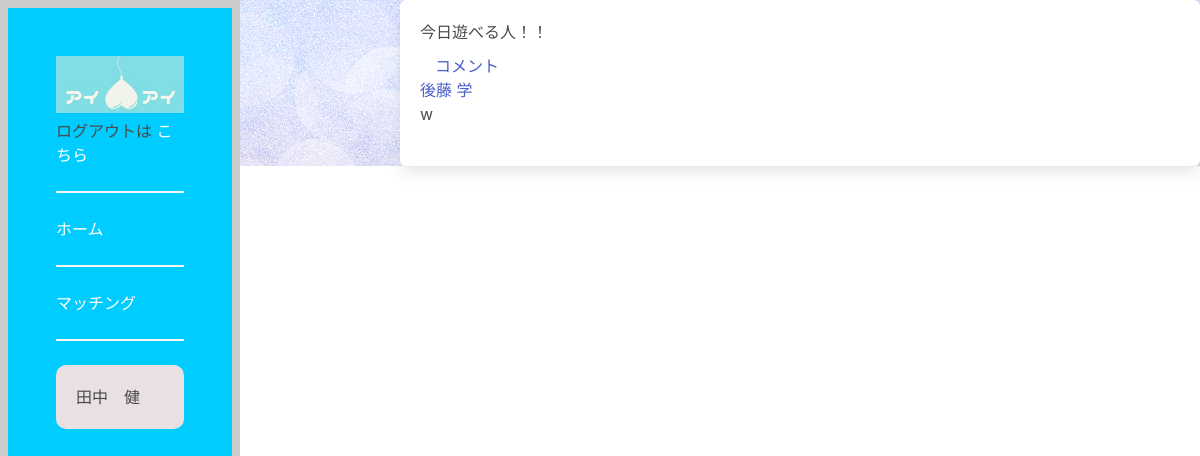
/UserView/23/comment/ (signed in), run on the app's committed database.
### dwitter/models.py (models this page shows, shortened)
class Account(models.Model):
    user = models.OneToOneField(User, on_delete=models.CASCADE)
    last_name = models.CharField(max_length=100)
    first_name = models.CharField(max_length=100)
    account_image = models.ImageField(upload_to="",blank=True)
    category = models.CharField(
        max_length=100,
        choices = CATEGORY,
    )
    area = models.CharField(max_length=100)
    age = models.CharField(max_length=100)
    hobby = models.CharField(max_length=100)

class Dweet(models.Model):
    user = models.ForeignKey(
        User, related_name="dweets", on_delete=models.DO_NOTHING
    )
    body = models.CharField(max_length=140)
    created = models.DateTimeField(auto_now_add=True)

class Comment(models.Model):
    user = models.ForeignKey('auth.User', on_delete=models.CASCADE)
    dweet = models.ForeignKey(
        Dweet, on_delete=models.CASCADE)
    body = models.CharField(max_length=140)
    created_at = models.DateTimeField(auto_now_add=True)

### dwitter/views.py (the view)
# urls.py: path('UserView/<int:pk>/comment/', views.CommentView.as_view(), name='comment'),
class CommentView(LoginRequiredMixin, DetailView):
    template_name = 'dwitter/comment.html'
    model = Dweet
    def get_context_data(self, **kwargs):
        context = super(CommentView, self).get_context_data(**kwargs)
        context.update({
            'comment': Comment.objects.all(),
            'account': Account.objects.all(),
        })
        return context

### dwitter/templates/dwitter/comment.html (shortened to what this page needs)
{% extends 'base.html' %}
{% block content %}
<section class="box">
    <p class="comment"> {{ dweet.body }}</p>
    <a href="{% url 'commentCreate' object.pk %}" class="btn btn-primary">コメント</a>
    <section class="
     comment">
        {% for comment in comment.all %}
<div class="">
 {% if dweet.id == comment.dweet.id %}
 <div class="comment">
    <a href="{% url 'profile' comment.user.id %}">
    <p>{{ comment.user.account.last_name}}
        {{ comment.user.account.first_name}}
    </p>
</a>
 <p>{{ comment.body }}</p>
</div>
{% endif %}
{% endfor %}
    </section>
</section>
{% endblock content %}

### dwitter/templates/base.html (shortened to what this page needs)
{% load static %}
<!DOCTYPE html>
<html lang="en">
<head>
     <link rel="stylesheet"
    href="https://cdn.jsdelivr.net/npm/bulma@0.9.3/css/bulma.min.css">
    <link rel="stylesheet" href="{% static 'css/dwitter.css' %}">
    <link rel="stylesheet" href="{% static 'css/dwitter-pages.css' %}">
</head>
<body>
    <section class=" is-success mb-4">
        <div class="hero-body">
            <img src={% static "css/main_image.jpg" %}>
            <p> ログアウトは
                <a href="{% url 'Logout' %}">こちら</a> <br>
                <hr>
                <a href="{% url 'dashboard' %}">ホーム</a> <br>
                <hr>
                <a href="{% url 'profile_list' %}">マッチング</a> <br>
                <hr>
            </p>
                <p class="login__user">{{user.account.last_name}}　{{user.account.first_name}}</p>
        </div>
        <div class="containera">
            <div class="">
                {% block content %}
                {% endblock content %}
            </div>
        </div>
</body>
</html>

### static/css/dwitter.css (style rules this page uses)
body { background-image: url(../css/BackGroundSample.jpg); }
.hero-body { height: 100%; width: 20%; background-color: #00CCFF; box-sizing: border-box; border: 8px solid rgb(203, 203, 203); position: fixed; }
.hero-body a { color: #fff; }
.containera { height: 100%; padding-left: 25em; }
.login__user { padding: 20px; border-radius: 10px; background-color: rgb(233, 225, 225); }

### static/css/dwitter-pages.css (style rules this page uses)
.comment { padding-bottom: 10px; }
.btn { padding: 15px; }

### data on the page
Dweet: body "今日遊べる人！！"
Comment: user.account.last_name "後藤", user.account.first_name "学", body "w"

### other printed values
{{ user.account.last_name }} "田中"
{{ user.account.first_name }} "健"
